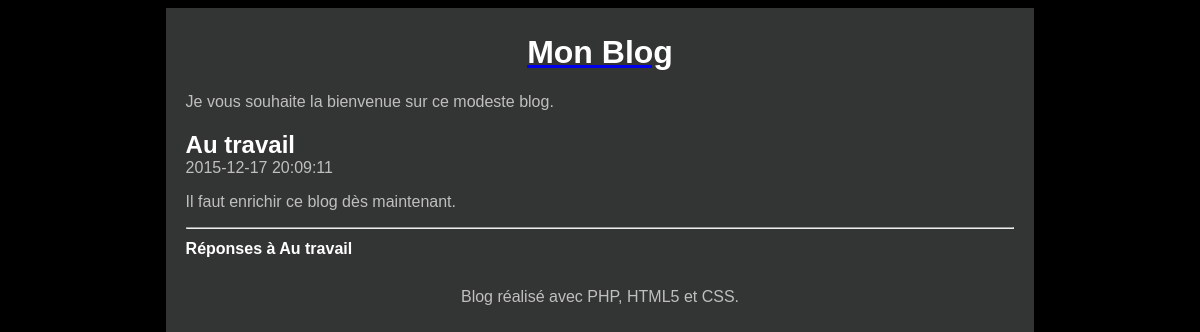
/index.php?action=billet&id=2, run on the app's committed database.
### tables this page shows
CREATE TABLE `t_billet` (
  `BIL_ID` int(11) NOT NULL,
  `BIL_DATE` datetime NOT NULL,
  `BIL_TITRE` varchar(100) NOT NULL,
  `BIL_CONTENU` varchar(400) NOT NULL
);

### Controleur/Controleur.php (called while the page is built, shortened)
<?php
require '../Model/Modele.php';
function billet($idBillet) {
  $billet = getBillet($idBillet);
  require '../Vue/vueBillet.php';
}

### Modele/Modele.php (called while the page is built, shortened)
<?php
function getBdd() {
  $bdd = new PDO('mysql:host=localhost:8889;dbname=monblog;charset=utf8', 'root', 'root',array(PDO::ATTR_ERRMODE => PDO::ERRMODE_EXCEPTION));
  return $bdd;
}
function getBillet($idBillet) {
  $bdd = getBdd();
  $billet = $bdd->prepare('select BIL_ID as id, BIL_DATE as date,'
    . ' BIL_TITRE as titre, BIL_CONTENU as contenu from T_BILLET'
    . ' where BIL_ID=?');
  $billet->execute(array($idBillet));
  if ($billet->rowCount() == 1)
    return $billet->fetch();
  else
   throw new Exception("Aucun billet ne correspond à l'identifiant '$idBillet'");
}

### Vue/vueBillet.php (the view, shortened to what this page needs)
<article>
  <header>
    <h1 class="titreBillet"><?= $billet['titre'] ?></h1>
    <time><?= $billet['date'] ?></time>
  </header>
  <p><?= $billet['contenu'] ?></p>
</article>
<hr />
<header>
  <h1 id="titreReponses">Réponses à <?= $billet['titre'] ?></h1>
</header>
<?php require '../Vue/gabarit.php'; ?>

### Contenu/style.css (style rules this page uses)
html, body { height: 100%; }
body { color: #bfbfbf; background: black; font-family: 'Futura-Medium', 'Futura', 'Trebuchet MS', sans-serif; }
h1 { color: white; }
.titreBillet { margin-bottom : 0px; }
#titreReponses { font-size : 100%; }

### data on the page
t_billet: BIL_TITRE "Au travail", BIL_DATE "2015-12-17 20:09:11", BIL_CONTENU "Il faut enrichir ce blog dès maintenant."
